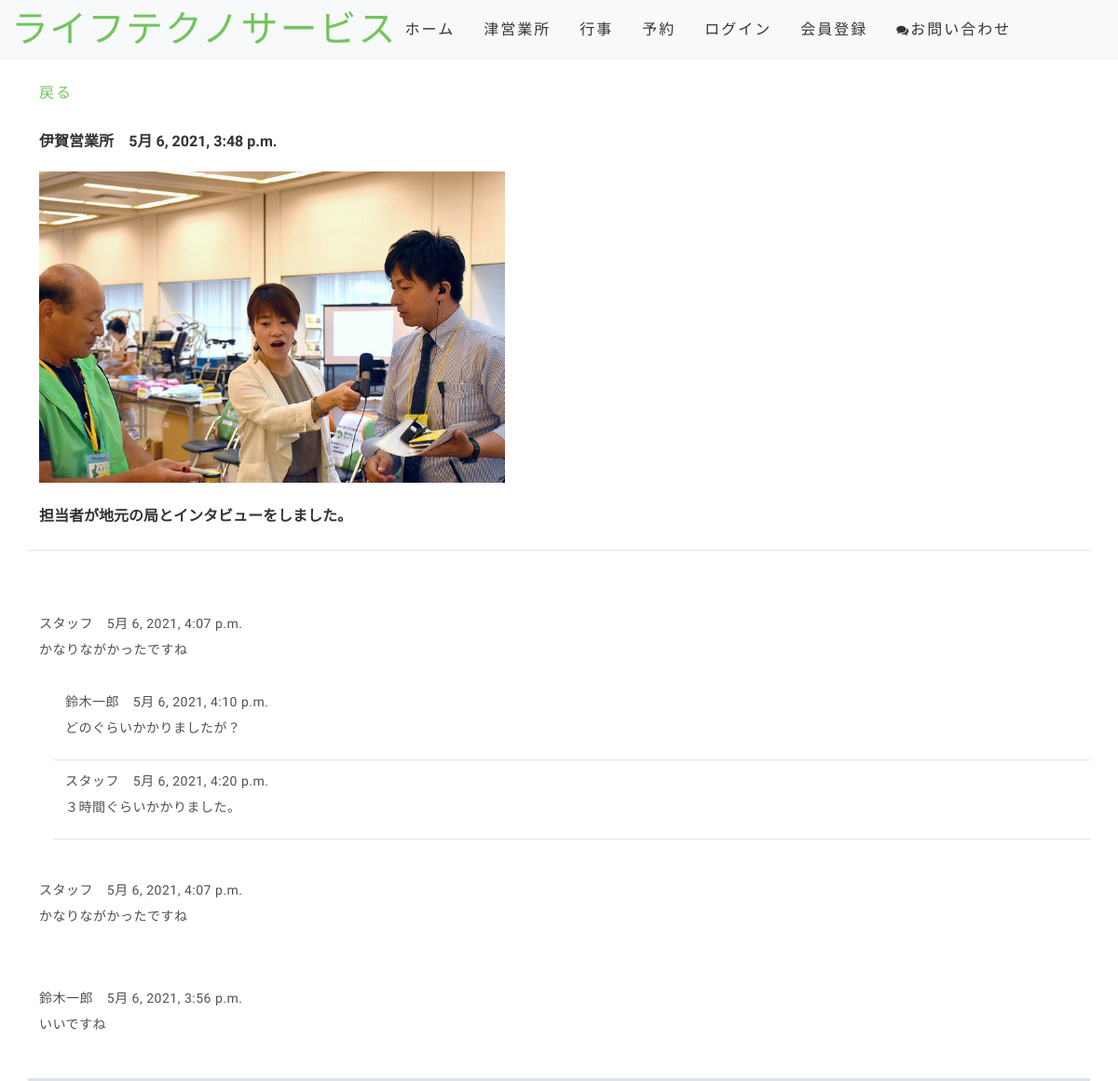
Page /post/9 on the committed database.
### home/models.py (models this page shows, shortened)
class Post(models.Model):
    body = models.TextField()
    date = models.DateTimeField(default=timezone.now)
    user = models.ForeignKey(User, on_delete=models.CASCADE)
    client = models.ForeignKey(Client, on_delete=models.CASCADE)
    image = models.ImageField(upload_to='images', blank=True, null=True)

class Client(models.Model):
    user = models.OneToOneField(User,on_delete=models.CASCADE)
    facility = models.CharField(max_length=40)
    phone = models.CharField(max_length=40)
    followers = models.ManyToManyField(User, blank=True, related_name='followers')

class Comment(models.Model):
    comment = models.TextField()
    date = models.DateTimeField(default=timezone.now)
    user = models.ForeignKey(User, on_delete=models.CASCADE)
    post = models.ForeignKey('Post', on_delete=models.CASCADE)
    parent  = models.ForeignKey('self', on_delete=models.CASCADE, blank=True, null=True, related_name='+')
    @property
    def children(self):
        return Comment.objects.filter(parent=self).all()
    @property
    def is_parent(self):
        if self.parent is None:
            return True
        return False

### home/views.py (the view, shortened to what this page needs)
# urls.py: path('post/<int:pk>', PostDetailView.as_view(), name='post_detail'),
class PostDetailView(View):
    def get(self, request, pk, *args, **kwargs):
        post = Post.objects.get(pk=pk)
        form = CommentForm()
        comments = Comment.objects.filter(post=post).order_by('-date')
        context = {
            'post': post,
            'form': form,
            'comments': comments,
        }
        return render(request, 'post_detail.html', context)

### home/templates/post_detail.html (shortened to what this page needs)
{% extends 'base.html' %}
{% block content %}
<div class="container">
    <br>
    <div class="row">
        <div class="col-12">
            <a href="{% url 'post'%}">戻る</a>
        </div>
    </div>
    <br>
    <div class="row justify-content-center mt-1">
        <div class="col-12 border-bottom">
            <strong>{{ post.client.facility }}<strong>&emsp;{{ post.date }}</p>
            {% if post.image %}
            <img style="width:500px" src="{{ post.image.url }}" class="post-image">
            {% endif %}
            <br><br>
            {{ post.body }}
            <br><br>
        </div>
    </div>
    {% for comment in comments %}
    {% if comment.is_parent %}
    <div class="row justify-content-center mt-3">
        <div class="col-12 border-bottom">
            <p>
                {{ comment.user }}&emsp;{{ comment.date }}
                <br>
                {{ comment.comment }}
            </p>
    {% for child_comment in comment.children %}
    <div class="row justify-content-center mb-0 child-comment">
        <div class="col-12 border-bottom">
            <p class="post-text">
                {{ child_comment.user }}&emsp;{{ child_comment.date }}
                <br>
                {{ child_comment.comment }}
            </p>
        </div>
    </div>
    {% endfor %}
    {% endif %}
    <br>
    {% endfor %}
</div>
{% endblock content %}

### static/style.css (style rules this page uses)
body { background-color: #fff; color: #333; font-family: "Kosugi Maru", sans-serif; }
a { letter-spacing: 2px; text-decoration: none; color: #71c55d; }
p { color: #505050; font-size: 14px; font-weight: 300; letter-spacing: 0.5px; line-height: 2; margin-bottom: 20px; }

### home/templates/base.html (style rules this page uses)
body { font-family: 'Kosugi Maru', sans-serif; }
.post-text { padding-top: 0.5rem; }
.child-comment { margin-left: 2rem; }
.border-bottom { border-width: 2px; }

### home/templates/post_detail.html (style rules this page uses)
.child-comment { margin-left:1rem; }

### rows in the picture
Post: client.facility "伊賀営業所", date "5月 6, 2021, 3:48 p.m.", image (picture), body "担当者が地元の局とインタビューをしました。"
Comment: user "スタッフ", date "5月 6, 2021, 4:07 p.m.", comment "かなりながかったですね"
Comment: user "鈴木一郎", date "5月 6, 2021, 4:10 p.m.", comment "どのぐらいかかりましたが？"
Comment: user "スタッフ", date "5月 6, 2021, 4:20 p.m.", comment "３時間ぐらいかかりました。"
Comment: user "スタッフ", date "5月 6, 2021, 4:07 p.m.", comment "かなりながかったですね"
Comment: user "鈴木一郎", date "5月 6, 2021, 3:56 p.m.", comment "いいですね"
